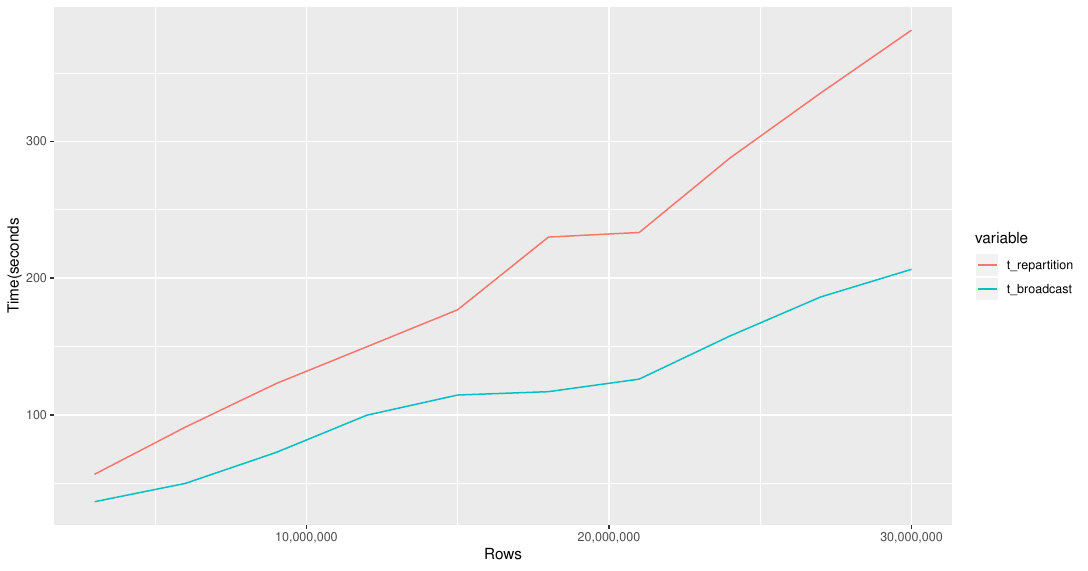

This chart was generated by the following R code:
library(ggplot2)
library(reshape2)

data <- read.csv("broadcast_vs_repartition_single_input.csv");
data$t_repartition <- data$t_repartition / 1000000000 # ns to s
data$t_broadcast <- data$t_broadcast / 1000000000

d <- melt(data[,c("rows", "t_repartition","t_broadcast")], id=c("rows"));

ggplot(d) + geom_line(aes(x=rows, y=value, color=variable)) +
  labs(x = "Rows", y = "Time(seconds") +
  scale_x_continuous(labels=scales::comma)

ggsave("broadcast_vs_repartition_single_input.pdf")